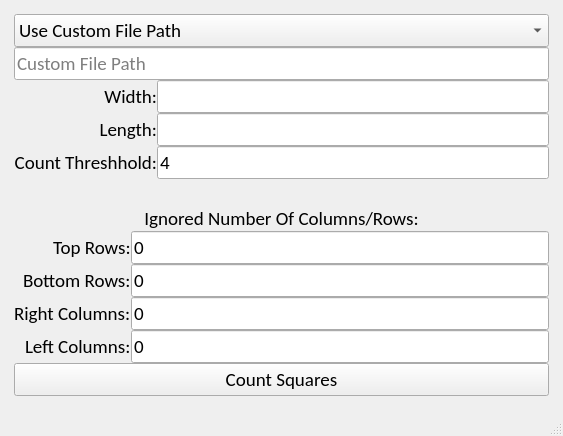
<?xml version="1.0" encoding="UTF-8"?>
<ui version="4.0">
 <class>MainWindow</class>
 <widget class="QMainWindow" name="MainWindow">
  <property name="geometry">
   <rect>
    <x>0</x>
    <y>0</y>
    <width>563</width>
    <height>436</height>
   </rect>
  </property>
  <property name="font">
   <font>
    <family>Calibri</family>
    <pointsize>14</pointsize>
   </font>
  </property>
  <property name="windowTitle">
   <string>Crochet Pattern Color Counter</string>
  </property>
  <property name="accessibleName">
   <string/>
  </property>
  <widget class="QWidget" name="centralwidget">
   <layout class="QHBoxLayout" name="horizontalLayout_2">
    <item>
     <layout class="QVBoxLayout" name="verticalLayout">
      <property name="spacing">
       <number>0</number>
      </property>
      <property name="sizeConstraint">
       <enum>QLayout::SetMinimumSize</enum>
      </property>
      <property name="leftMargin">
       <number>5</number>
      </property>
      <property name="topMargin">
       <number>5</number>
      </property>
      <property name="rightMargin">
       <number>5</number>
      </property>
      <property name="bottomMargin">
       <number>1</number>
      </property>
      <item>
       <widget class="QComboBox" name="fileBox">
        <property name="toolTip">
         <string>pattern files</string>
        </property>
        <property name="statusTip">
         <string>Saved files found in the pattern_images folder</string>
        </property>
        <property name="currentText">
         <string>Use Custom File Path</string>
        </property>
        <property name="placeholderText">
         <string/>
        </property>
        <item>
         <property name="text">
          <string>Use Custom File Path</string>
         </property>
        </item>
       </widget>
      </item>
      <item>
       <widget class="QLineEdit" name="customPath">
        <property name="toolTip">
         <string>custom file path</string>
        </property>
        <property name="statusTip">
         <string>Type a custom file path</string>
        </property>
        <property name="placeholderText">
         <string>Custom File Path</string>
        </property>
       </widget>
      </item>
      <item>
       <layout class="QFormLayout" name="formLayout">
        <property name="labelAlignment">
         <set>Qt::AlignRight|Qt::AlignTrailing|Qt::AlignVCenter</set>
        </property>
        <item row="0" column="0">
         <widget class="QLabel" name="label">
          <property name="layoutDirection">
           <enum>Qt::LeftToRight</enum>
          </property>
          <property name="text">
           <string>Width:</string>
          </property>
          <property name="alignment">
           <set>Qt::AlignRight|Qt::AlignTrailing|Qt::AlignVCenter</set>
          </property>
         </widget>
        </item>
        <item row="0" column="1">
         <widget class="QLineEdit" name="width">
          <property name="toolTip">
           <string>width</string>
          </property>
          <property name="statusTip">
           <string>Width of crochet pattern</string>
          </property>
          <property name="whatsThis">
           <string/>
          </property>
         </widget>
        </item>
        <item row="1" column="0">
         <widget class="QLabel" name="label_2">
          <property name="text">
           <string>Length:</string>
          </property>
          <property name="alignment">
           <set>Qt::AlignRight|Qt::AlignTrailing|Qt::AlignVCenter</set>
          </property>
         </widget>
        </item>
        <item row="1" column="1">
         <widget class="QLineEdit" name="length">
          <property name="toolTip">
           <string>length</string>
          </property>
          <property name="statusTip">
           <string>Length of crochet pattern</string>
          </property>
          <property name="whatsThis">
           <string/>
          </property>
         </widget>
        </item>
        <item row="2" column="0">
         <widget class="QLabel" name="label_3">
          <property name="text">
           <string>Count Threshhold:</string>
          </property>
          <property name="alignment">
           <set>Qt::AlignRight|Qt::AlignTrailing|Qt::AlignVCenter</set>
          </property>
         </widget>
        </item>
        <item row="2" column="1">
         <widget class="QLineEdit" name="threshold">
          <property name="toolTip">
           <string>threshold</string>
          </property>
          <property name="statusTip">
           <string>Set amout of squares needed to write color count</string>
          </property>
          <property name="text">
           <string>4</string>
          </property>
         </widget>
        </item>
       </layout>
      </item>
      <item>
       <layout class="QFormLayout" name="formLayout_2">
        <property name="labelAlignment">
         <set>Qt::AlignRight|Qt::AlignTrailing|Qt::AlignVCenter</set>
        </property>
        <item row="1" column="0">
         <widget class="QLabel" name="topRowsLabel">
          <property name="text">
           <string>Top Rows:</string>
          </property>
         </widget>
        </item>
        <item row="1" column="1">
         <widget class="QLineEdit" name="topRowsLineEdit">
          <property name="toolTip">
           <string>ignore number of rows</string>
          </property>
          <property name="statusTip">
           <string>Specify the amount of rows to ignore on the top</string>
          </property>
          <property name="text">
           <string>0</string>
          </property>
         </widget>
        </item>
        <item row="2" column="0">
         <widget class="QLabel" name="bottomRowsLabel">
          <property name="text">
           <string>Bottom Rows:</string>
          </property>
         </widget>
        </item>
        <item row="2" column="1">
         <widget class="QLineEdit" name="bottomRowsLineEdit">
          <property name="toolTip">
           <string>ignore number of rows</string>
          </property>
          <property name="statusTip">
           <string>Specify the amount of rows to ignore on the bottom</string>
          </property>
          <property name="text">
           <string>0</string>
          </property>
         </widget>
        </item>
        <item row="3" column="0">
         <widget class="QLabel" name="rightColumnsLabel">
          <property name="text">
           <string>Right Columns:</string>
          </property>
         </widget>
        </item>
        <item row="3" column="1">
         <widget class="QLineEdit" name="rightColumnsLineEdit">
          <property name="toolTip">
           <string>ignore number of columns</string>
          </property>
          <property name="statusTip">
           <string>Specify the amount of columns to ignore on right side</string>
          </property>
          <property name="text">
           <string>0</string>
          </property>
         </widget>
        </item>
        <item row="4" column="0">
         <widget class="QLabel" name="leftColumnsLabel">
          <property name="text">
           <string>Left Columns:</string>
          </property>
         </widget>
        </item>
        <item row="4" column="1">
         <widget class="QLineEdit" name="leftColumnsLineEdit">
          <property name="toolTip">
           <string>ignore number of rows</string>
          </property>
          <property name="statusTip">
           <string>Specify the amount of columns to ignore on left side</string>
          </property>
          <property name="text">
           <string>0</string>
          </property>
         </widget>
        </item>
        <item row="0" column="0" colspan="2">
         <widget class="QLabel" name="label_4">
          <property name="text">
           <string>Ignored Number Of Columns/Rows:</string>
          </property>
          <property name="alignment">
           <set>Qt::AlignCenter</set>
          </property>
         </widget>
        </item>
       </layout>
      </item>
      <item>
       <widget class="QPushButton" name="pushButton">
        <property name="toolTip">
         <string>start counting</string>
        </property>
        <property name="statusTip">
         <string>Count colors found in pattern &amp; save image</string>
        </property>
        <property name="text">
         <string>Count Squares</string>
        </property>
       </widget>
      </item>
     </layout>
    </item>
   </layout>
  </widget>
  <widget class="QMenuBar" name="menubar">
   <property name="geometry">
    <rect>
     <x>0</x>
     <y>0</y>
     <width>563</width>
     <height>29</height>
    </rect>
   </property>
  </widget>
  <widget class="QStatusBar" name="statusbar"/>
 </widget>
 <resources/>
 <connections/>
</ui>
